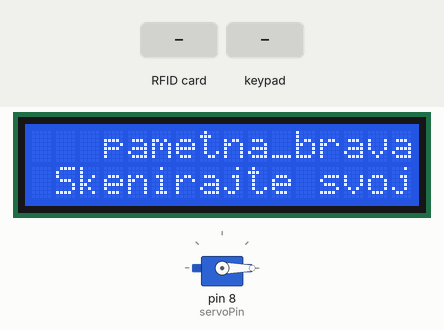
Bench run of a sketch on a simulated Arduino Uno, built with avr-gcc and run on an emulated ATmega328P. Shown: servo, 16×2 character LCD. The test bench sets the inputs (shaded band).

Above: at 1.3 s.
1.4 s: RFID card D3 E3 53 21 held to the reader
At 1.9 s:
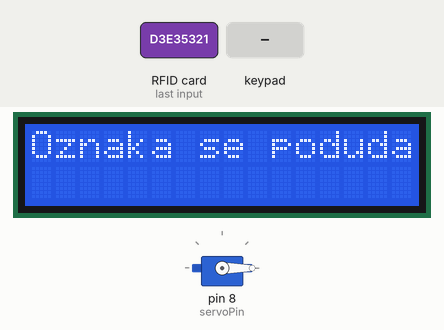
2.9 s: keypad keys 1 2 3 4 pressed 0.4 s apart
At 6.4 s:
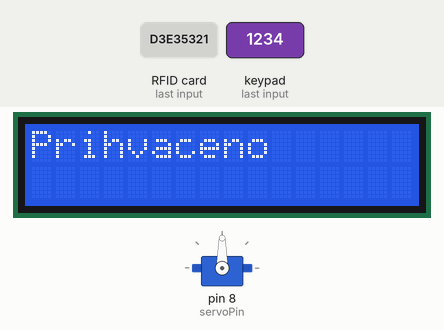
6.7 s: RFID card 5E 7A 19 C4 held to the reader
At 9.4 s:
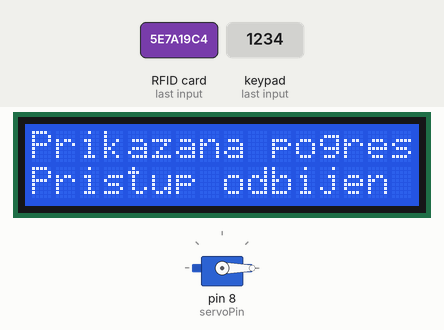
9.7 s: RFID card D3 E3 53 21 held to the reader
At 11.7 s:
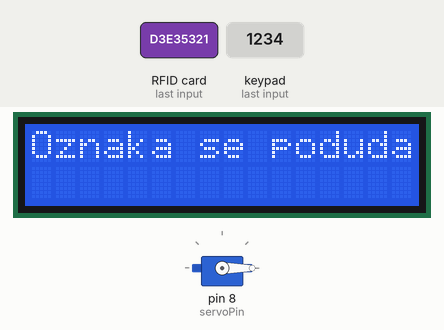
12.7 s: keypad keys 2 1 0 # pressed 0.4 s apart
At 15.9 s:
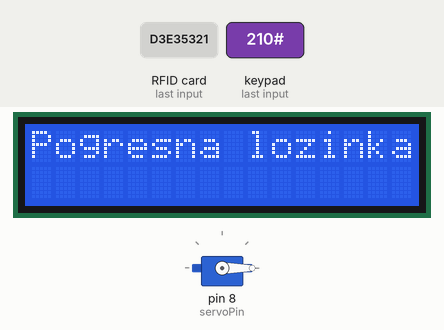
Timing chart, 0 to 17.4 s (numbered marks = the images above; inputs shaded):
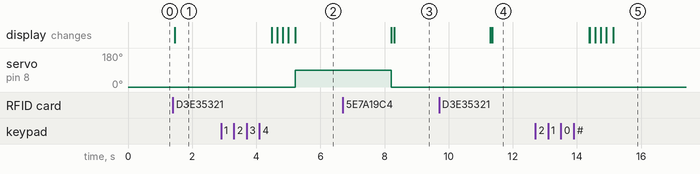

Measured:
- after the input at 1.4 s, the display: changes after 0.06 s (image 1)
- after the input at 2.9 s, servo on pin 8 (servoPin): 0° → 90° after 2.3 s; the display: first changes after 1.6 s (image 2 shows a later state)
- after the input at 12.7 s, the display: first differs from a run without the input after 1.7 s (image 5 shows a later state)

The sketch:

Arduino_Door_Lock.ino
```cpp
// Uključite potrebne biblioteke
#include <MFRC522.h>
#include <LiquidCrystal_I2C.h>
#include <Keypad.h>
#include <Servo.h>
#include <SPI.h>
// Kreirajte instance
LiquidCrystal_I2C lcd(0x27, 2, 1, 0, 4, 5, 6, 7, 3, POSITIVE);
MFRC522 mfrc522(10, 9); // MFRC522 mfrc522(SS_PIN, RST_PIN)
Servo sg90;
// Inicijalizirajte iglice za led i servo
// Plava LED je spojena na 5V
constexpr uint8_t servoPin = 8;
char initial_password[4] = {'1', '2', '3', '4'};  // Promjenjiva za pohranu početne lozinke
String tagUID = "D3 E3 53 21";  // Niz za pohranu UID-a oznake. Promijenite ga s UID-om svoje oznake
char password[4];   //Promjenjiva za pohranu lozinke korisnika
boolean RFIDMode = true; // boolean za promjenu načina rada
char key_pressed = 0; // Promjenjiva za pohranu dolaznih ključeva
uint8_t i = 0;  // Varijabla koja se koristi za brojač
// definirajući koliko redova i kolona ima naša tastatura
const byte rows = 4;
const byte columns = 4;
// pin mapa "keypada"
char hexaKeys[rows][columns] = {
  {'1', '2', '3', 'A'},
  {'4', '5', '6', 'B'},
  {'7', '8', '9', 'C'},
  {'*', '0', '#', 'D'}
};
// inicijalizacijske igle za "keypad"
byte row_pins[rows] = {A0, A1, A2, A3};
byte column_pins[columns] = {2, 1, 0};
// Kreirajte instancu za "keypad"
Keypad keypad_key = Keypad( makeKeymap(hexaKeys), row_pins, column_pins, rows, columns);
void setup() {
  // Arduino Pin konfiguracija
  sg90.attach(servoPin);  //deklarisite iglu 8 za servo
  sg90.write(0); // Postavite početni položaj na 90 stepeni
  lcd.begin(16, 2);
  lcd.backlight();
  SPI.begin();
  // Init SPI bus
  mfrc522.PCD_Init();   // Init MFRC522
  lcd.clear(); // ukloni sve sa LCD ekrana
}
void loop() {
  // Sistem će prvo potražiti način
  if (RFIDMode == true) {
    lcd.setCursor(0, 0);
    lcd.print("   pametna_brava");
    lcd.setCursor(0, 1);
    lcd.print(" Skenirajte svoju oznaku ");
    // Potražite nove kartice
    if ( ! mfrc522.PICC_IsNewCardPresent()) {
      return;
    }
    // Odaberite jednu karatu
    if ( ! mfrc522.PICC_ReadCardSerial()) {
      return;
    }
    //Čitanje s kartice
    String tag = "";
    for (byte j = 0; j < mfrc522.uid.size; j++)
    {
      tag.concat(String(mfrc522.uid.uidByte[j] < 0x10 ? " 0" : " "));
      tag.concat(String(mfrc522.uid.uidByte[j], HEX));
    }
    tag.toUpperCase();
    //Provjera kartice
    if (tag.substring(1) == tagUID)
    {
      // Ako se podudara UID oznake.
      lcd.clear();
      lcd.print("Oznaka se podudara");
      delay(3000);
      lcd.clear();
      lcd.print("Unesite lozinku:");
      lcd.setCursor(0, 1);
      RFIDMode = false; // Make RFID mode false
    }
    else
    {
      // Ako se ne podudara UID oznake.
      lcd.clear();
      lcd.setCursor(0, 0);
      lcd.print("Prikazana pogresna oznaka");
      lcd.setCursor(0, 1);
      lcd.print("Pristup odbijen");

      delay(3000);

      lcd.clear();
    }
  }
  // Ako je RFID način netačan, tražit će tipke s tipkovnice
  if (RFIDMode == false) {
    key_pressed = keypad_key.getKey(); // Pohranjivanje ključeva
    if (key_pressed)
    {
      password[i++] = key_pressed; // Pohranjivanje u varijablu lozinke
      lcd.print("*");
    }
    if (i == 4) // Ako su popunjena 4 ključa
    {
      delay(200);
      if (!(strncmp(password, initial_password, 4))) // Ako se podudara lozinka
      {
        lcd.clear();
        lcd.print("Prihvaceno");
        sg90.write(90); // vrata su otvorena

        delay(3000);

        sg90.write(0); // Vrata su zatvorena
        lcd.clear();
        i = 0;
        RFIDMode = true; // učiniti RFID mod = 1
      }
      else    // Ako se lozinka ne podudara
      {
        lcd.clear();
        lcd.print("Pogresna lozinka");

        delay(3000);

        lcd.clear();
        i = 0;
        RFIDMode = true;  // učiniti RFID mod = 1
      }
    }
  }
}
```
